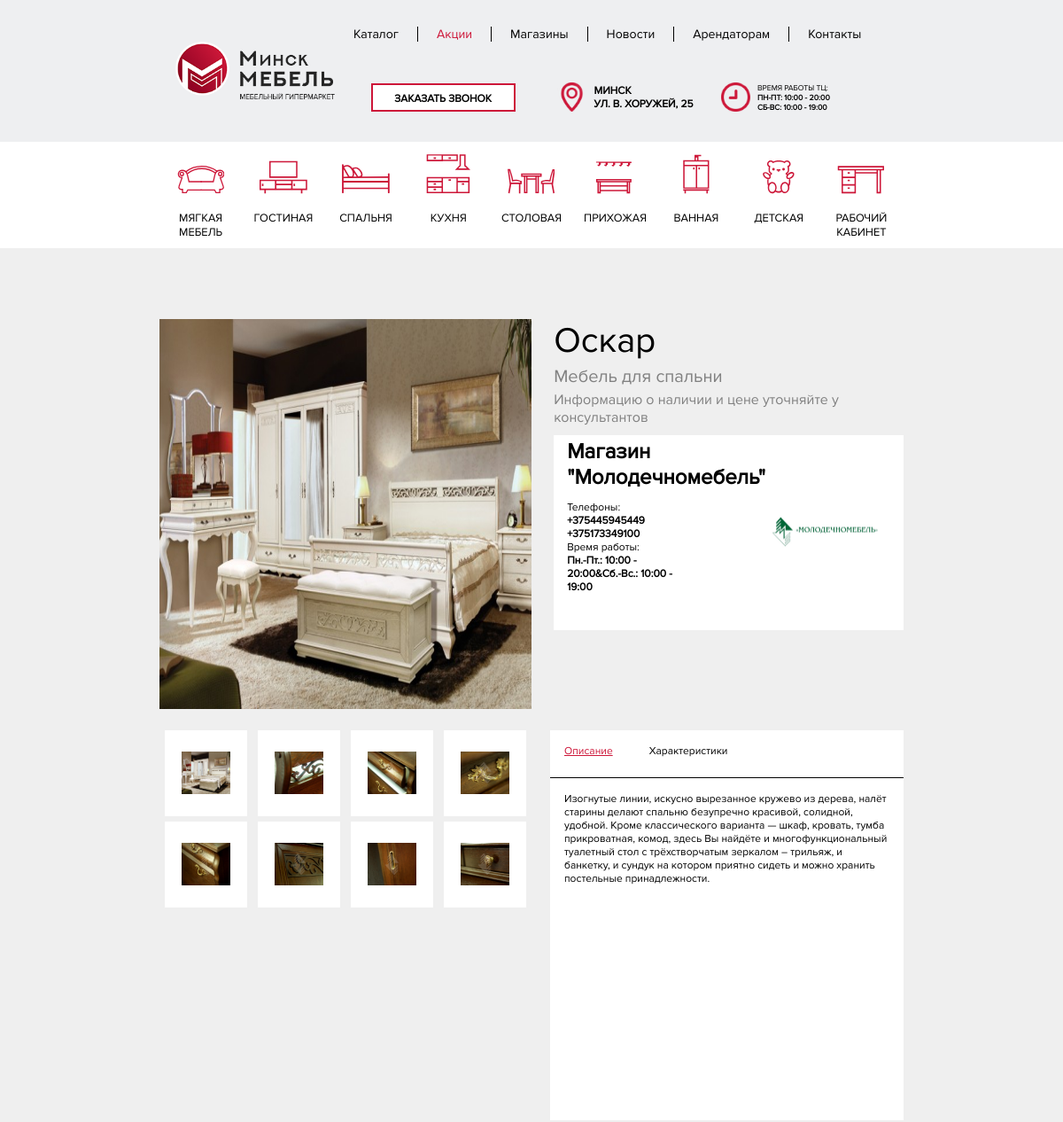
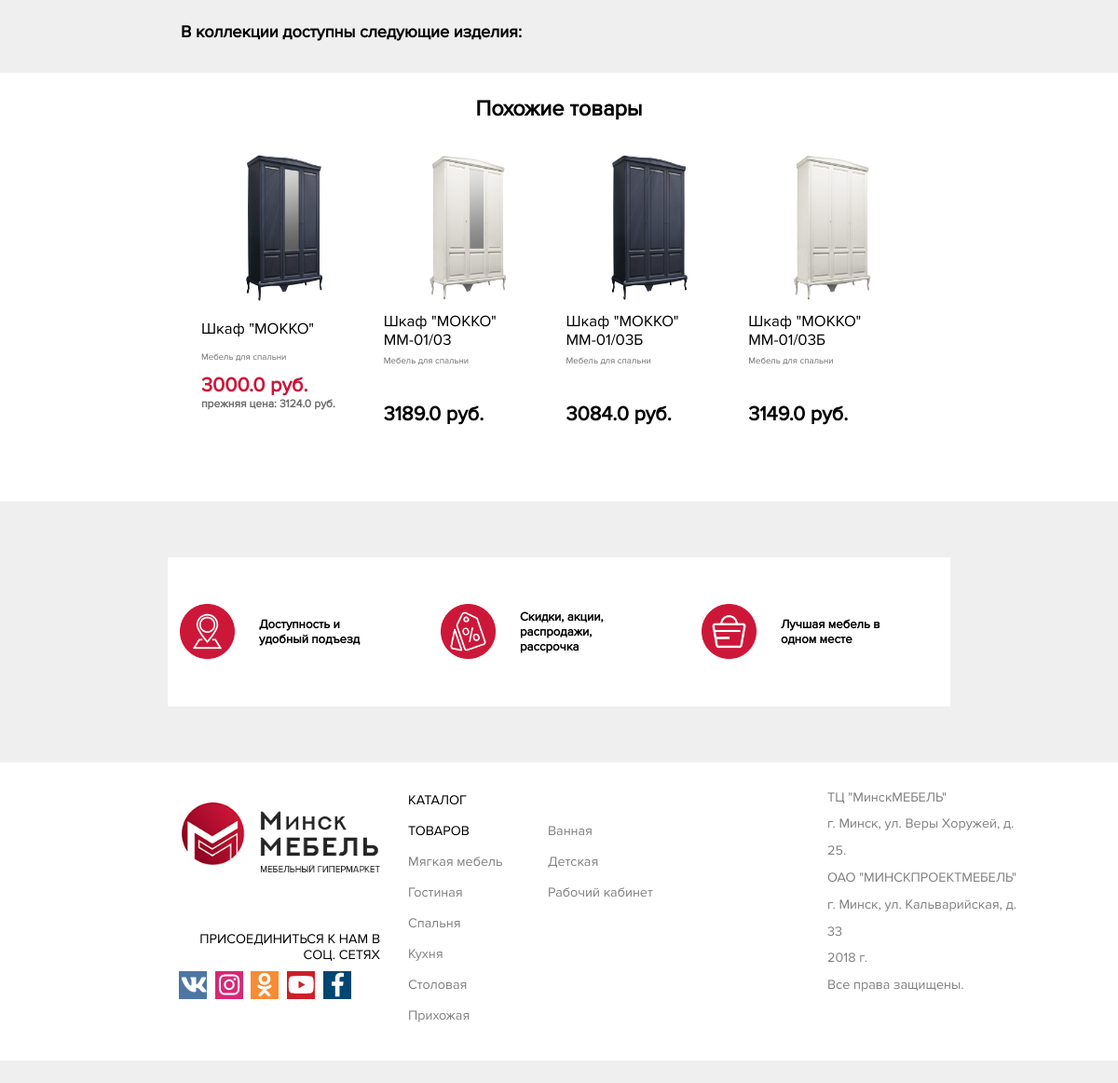
Page /catalog/collections/15/?category=None on the committed database (2 pictures, top to bottom).
### mainpage/models.py (models this page shows, shortened)
class Collection(models.Model):
    categoryTemplate = (
        ('1', 'Мягкая мебель'),
        ('2', 'Гостиная'),
        ('3', 'Спальня'),
        ('4', 'Кухня'),
        ('5', 'Столовая'),
        ('6', 'Прихожая'),
        ('7', 'Ванная'),
        ('8', 'Детская'),
        ('9', 'Рабочий кабинет'),
    )
    title = models.CharField("Название",default="Название товара", max_length=40)
    subtitle = models.CharField("Краткое описание",default="Краткое описание", max_length=40)
    discriotion = models.TextField("Полное описание", default="Описание товара")
    size = models.CharField("Размеры",max_length=40, default=None)
    matherial = models.CharField("Материал",max_length=40, default=None)
    color = models.CharField("Цвета",max_length=40, default=None)
    qualities = models.TextField("Доп. характеристики", default=None)
    price = models.FloatField("Цена",default='', max_length=10)
    Category = models.CharField("Категория",default='Мягкая мебель',max_length=20, choices=categoryTemplate)
    fullprice = models.CharField("Полная цена без скидки",default="",max_length=15)
    seller = models.ForeignKey(shops, on_delete=models.CASCADE, default=None)
    image = models.ImageField(upload_to="", null=False, blank=False)
    image1 = models.ImageField(default=None, upload_to="", null=True, blank=True)
    image2 = models.ImageField(default=None, upload_to="", null=True, blank=True)
    image3 = models.ImageField(default=None, upload_to="", null=True, blank=True)
    image4 = models.ImageField(default=None, upload_to="", null=True, blank=True)
    image5 = models.ImageField(default=None, upload_to="", null=True, blank=True)
    image6 = models.ImageField(default=None, upload_to="", null=True, blank=True)
    image7 = models.ImageField(default=None, upload_to="", null=True, blank=True)

class shops(models.Model):
    title = models.CharField("Название",default="Neme",max_length=40)
    discription = models.TextField("Описание",default="Описание магазина")
    image = models.ImageField("Мини-логотип", upload_to="",null=True, blank=True)
    mainimage = models.ImageField("Полная картинка",upload_to="",null=True, blank=True, default=None)
    phone1 = models.CharField("Телефон1",default="+375445106036",max_length=40, blank=False)
    phone2 = models.CharField("Телефон2 (необязательно)",default="",max_length=40, blank=True)
    worktime = models.CharField("Время работы", default="Пн.-Пт.: ...", max_length=50)
    link = models.CharField("Ссылка на магазин", default="vegas.by", max_length=50)

### catalog/models.py (models this page shows, shortened)
class ShopItem(models.Model):
    categoryTemplate = (
        ('1', 'Мягкая мебель'),
        ('2', 'Гостиная'),
        ('3', 'Спальня'),
        ('4', 'Кухня'),
        ('5', 'Столовая'),
        ('6', 'Прихожая'),
        ('7', 'Ванная'),
        ('8', 'Детская'),
        ('9', 'Рабочий кабинет'),
    )
    title = models.CharField("Название товара",max_length=40)
    subtitle = models.CharField("Краткое описание",max_length=40)
    discriotion = models.TextField("Описание товара")
    size = models.CharField("Размеры",max_length=40, default=None, blank=True)
    matherial = models.CharField("Материал",max_length=40, default=None, blank=True)
    color = models.CharField("Цвета",max_length=40, default=None, blank=True)
    qualities = models.TextField("Доп. характеристики", default=None, blank=True)
    price = models.FloatField("Цена",default=0.00)
    isdiscount = models.BooleanField("На скидке?", default=False)
    newprice = models.FloatField("Новая цена (Если товар не на скидке, пожалуйста, укажите цену, равную обычной)", default=0.00);
    seller = models.ForeignKey(shops, on_delete=models.CASCADE, verbose_name="Поставщик")
    Category = models.CharField("Категория",default='Мягкая мебель',max_length=20, choices=categoryTemplate)
    inCollection = models.ForeignKey(Collection, on_delete=models.SET_NULL, null=True, verbose_name="Коллекция", blank=True)
    image = models.ImageField("Главное фото (обязательно)",upload_to="",null=False, blank=False)
    image1 = models.ImageField("Доп. фото (Необязательно)",default=None,upload_to="",null=True, blank=True)
    image2 = models.ImageField("Доп. фото (Необязательно)",default=None,upload_to="",null=True, blank=True)
    image3 = models.ImageField("Доп. фото (Необязательно)",default=None,upload_to="",null=True, blank=True)
    image4 = models.ImageField("Доп. фото (Необязательно)",default=None,upload_to="",null=True, blank=True)
    image5 = models.ImageField("Доп. фото (Необязательно)",default=None,upload_to="",null=True, blank=True)
    image6 = models.ImageField("Доп. фото (Необязательно)",default=None,upload_to="",null=True, blank=True)
    image7 = models.ImageField("Доп. фото (Необязательно)",default=None,upload_to="",null=True, blank=True)
    image8 = models.ImageField("Доп. фото (Необязательно)",default=None,upload_to="",null=True, blank=True)

### catalog/views.py (the view)
# urls.py: re_path(r'^collections/(?P<number>[0-9]+)/', views.collection),
def collection(request, number):
    item = models.Collection.objects.get(id=number)
    form =forms.ContactForm()
    Category = request.GET.get('category')
    inCollection1 = models.ShopItem.objects.filter(inCollection=item)
    SimularItems = models.ShopItem.objects.filter(Category=item.Category)
    qualitiess = item.qualities.splitlines()
    qualities = ""
    for s in qualitiess:
        qualities += s
        qualities += u'<br>'
    discriotions = item.discriotion.splitlines()
    discriotion = ""
    for s in discriotions:
        discriotion += s
        discriotion += u'<br>'
    context = {'items': inCollection1,
                'item':item,
                'SimularItems' : SimularItems,
                "form" : form,
                "qualities":qualities,
                "discriotion": discriotion,
                "category":Category}
    return render(request, 'collection.html', context)

### catalog/templates/collection.html (shortened to what this page needs)
<html>
<head>
    {% load staticfiles %}
    <link rel='stylesheet prefetch' href='https://cdnjs.cloudflare.com/ajax/libs/Swiper/4.0.7/css/swiper.min.css'>
  <link rel="stylesheet" type="text/css" href="{% static 'style.css' %}">
    <link rel="stylesheet" type="text/css" href="{% static 'css/style_index.css' %}">
    <link rel="stylesheet" type="text/css" href="{% static 'style_page.css' %}">
        <link rel="stylesheet" type="text/css" href="{% static 'mainpage/css/menu.css' %}">
    <link rel="stylesheet" type="text/css" href="{% static 'style_catalog.css' %}">
	<link rel="stylesheet" type="text/css" href="{% static 'mainpage/css/adaptation.css' %}">
<link rel="stylesheet" type="text/css" href="{% static 'mainpage/css/callslider.css' %}">
    <link rel="stylesheet"  href="{% static 'lightslider.css' %}"/>
    <link rel="stylesheet"  href="{% static 'slider2.css' %}"/>
</head>
<body>
{% block content %}
  {% include "header.html" %}
{% endblock %}
  <div class="tovsorcollections">
    </div>
  <div class="page_content">
    <div class="image">
        <ul id="sliderphoto" style="cursor: pointer; width:100%; height:100%;">
            <li class="listitem" onclick="next1()" style="background-size: 60% 90%;
	                                    background-position: 50% 50%;cursor: pointer;
	                                    background-repeat: no-repeat;
	                                    width:100%; height:100%;
	                                    display: block;
	                                    background-image: url({{item.image.url}});">
            </li>
        </ul>
    </div>
    <div class="content">
      <div class="contentup">
        <div class="name">{{item.title}}</div>
      <div class="more">{{item.subtitle}}</div>
      <div class="pricemore">Информацию о наличии и цене уточняйте у консультантов</div>
      </div>
      <div class="contentdown">
        <div class="text">
          <b>Магазин "{{item.seller.title}}"</b>
        <p style="font-size: 1vw; width: 55%;">Телефоны:<strong><br>{{item.seller.phone1}}<br>
          {{item.seller.phone2}}</strong>
      Время работы:<br>
       <strong>{{item.seller.worktime}}</strong><br>
       </p>
        </div>
         <div class="image" style="background-image: url({{item.seller.image.url}});"><a style="display: block; height: 100%; width:100%" href="/shops/{{item.seller.id}}"></a></div>
      </div>
    </div>
  </div>
    <div class="page_contentdown">
      <div class="left">
        <div class="content" onclick="slider1.goToSlide(1);" style="cursor: pointer; background-image: url({{item.image.url}});"></div>
          {% if item.image1 %}
        <div class="content" onclick="slider1.goToSlide(2);" style="cursor: pointer; background-image: url({{item.image1.url}});"></div>
          {% endif %}
          {% if item.image2 %}
        <div class="content" onclick="slider1.goToSlide(3);" style="cursor: pointer; background-image: url({{item.image2.url}});"></div>
          {% endif %}
           {% if item.image3 %}
        <div class="content" onclick="slider1.goToSlide(4);" style="cursor: pointer; background-image: url({{item.image3.url}});"></div>
          {% endif %}
           {% if item.image4 %}
        <div class="content" onclick="slider1.goToSlide(5);" style="cursor: pointer; background-image: url({{item.image4.url}});"></div>
          {% endif %}
           {% if item.image5 %}
        <div class="content" onclick="slider1.goToSlide(6);" style="cursor: pointer; background-image: url({{item.image5.url}});"></div>
          {% endif %}
           {% if item.image6 %}
        <div class="content" onclick="slider1.goToSlide(7);" style="cursor: pointer; background-image: url({{item.image6.url}});"></div>
          {% endif %}
           {% if item.image7 %}
        <div class="content" onclick="slider1.goToSlide(8);" style="cursor: pointer; background-image: url({{item.image7.url}});"></div>
          {% endif %}
      </div>
      <div class="right">
        <div class="right_content">
        <div class="name">
         <div class="title tov active" id="opis1" onclick="opis()">Описание</div>
         <div class="title tov" id="harak1" onclick="harak()">Характеристики</div>
        </div>
        <div class="text" id="changetext">{{item.discriotion}}</div>
      </div>
      </div>
  </div>
  <div class="collection">
    <div class="tovar">
      <div class="name">В коллекции доступны следующие изделия: </div>
    </div>
  </div>
  <products style="background-color: white; margin-top:2%">
    <div class = "tovmob" style="font-family: Proxima; font-size: 1.95vw; text-align: center;padding-top: 2%;padding-bottom: 2%;font-weight: bold">Похожие товары</div>
    <div class="slider2">
      <div class="contrs left" onclick="next()"></div>
    <div class="contrs right" onclick="prev()"></div>
     <ul id="content-slider" class="content-slider">
               {% for objj in SimularItems %}
               <div>
                  <li class="listitem" >
                  <div class="contentslider2">
                      <div class="image" style="background-image: url({{objj.image.url}});"><a href="/catalog/{{objj.id}}" style="display: block; width: 100%; height: 100%"></a> </div>
                      <div style="display:table; height: 10%">
                        <div class="name">
                          <a href="/catalog/{{objj.id}}/" style="text-decoration: none; color: black">{{objj.title}}</a>
                        </div>
                      </div>
                      <div style="display:table; height: 7%">
                        <div class="more">
                            {{objj.subtitle}}
                        </div>
                      </div>
                      <div style="display:table; height: 16%">
                          {% if objj.price == 0.0 %}
                          <div class="pricemore" style="  color: #cd1639">Цену уточняйте</div>
                          {% else %}
                                {% if objj.isdiscount %}
                                <div class="nowprice col">{{objj.newprice}} руб.</div>
                                <div class="preprice col">
                                  прежняя цена: {{objj.price}} руб.
                                </div>
                                {% else %}
                                <div class="price" style="  color: black;">{{objj.price}} руб.</div>
                                {% endif %}
                          {% endif %}
                      </div>
                  </div>
                </li>
            </div>
         {% endfor %}
            </ul>
    </div>
  </products>
<div class="plus">
  <div class="content">
    <div class="image" style="background-image: url({% static 'img/geo.png' %});"></div>
    <div class="text">
      <div class="content">
        <div class="name">Доступность и удобный подъезд</div>
      </div>
    </div>
  </div>
  <div class="content">
    <div class="image" style="background-image: url({% static 'img/sale.png' %});"></div>
    <div class="text">
      <div class="content">
        <div class="name">Скидки, акции, распродажи, рассрочка</div>
      </div>
    </div>
  </div>
  <div class="content">
    <div class="image" style="background-image: url({% static 'img/shop.png' %});"></div>
    <div class="text">
      <div class="content">
        <div class="name">Лучшая мебель в одном месте</div>
      </div>
    </div>
  </div>
</div>
{% block footer %}
  {% include "footer.html" %}
{% endblock %}
</body>
</html>

### rows in the picture
Collection: image (picture), title "Оскар", subtitle "Мебель для спальни", seller "Молодечномебель", seller.phone1 "+375445945449", seller.phone2 "+375173349100", seller.worktime "Пн.-Пт.: 10:00 - 20:00&Сб.-Вс.: 10:00 - 19:00", seller.image (picture), image1 (picture), image2 (picture), image3 (picture), image4 (picture), image5 (picture), image6 (picture), image7 (picture), discriotion "Изогнутые линии, искусно вырезанное кружево из дерева, налёт старины делают спальню безупречно красивой, солидной, удобной. Кроме классического варианта — шкаф, кровать, тумба прикроватная, комод, здесь Вы найдёте и многофункциональный туалетный стол с трёхстворчатым зеркалом – трильяж, и банкетку, и сундук на котором приятно сидеть и можно хранить постельные принадлежности."
ShopItem: image (picture), title "Шкаф \"МОККО\"", subtitle "Мебель для спальни", newprice "3000.0", price "3124.0"
ShopItem: image (picture), title "Шкаф \"МОККО\" ММ-01/03", subtitle "Мебель для спальни", price "3189.0"
ShopItem: image (picture), title "Шкаф \"МОККО\" ММ-01/03Б", subtitle "Мебель для спальни", price "3084.0"
ShopItem: image (picture), title "Шкаф \"МОККО\" ММ-01/03Б", subtitle "Мебель для спальни", price "3149.0"
